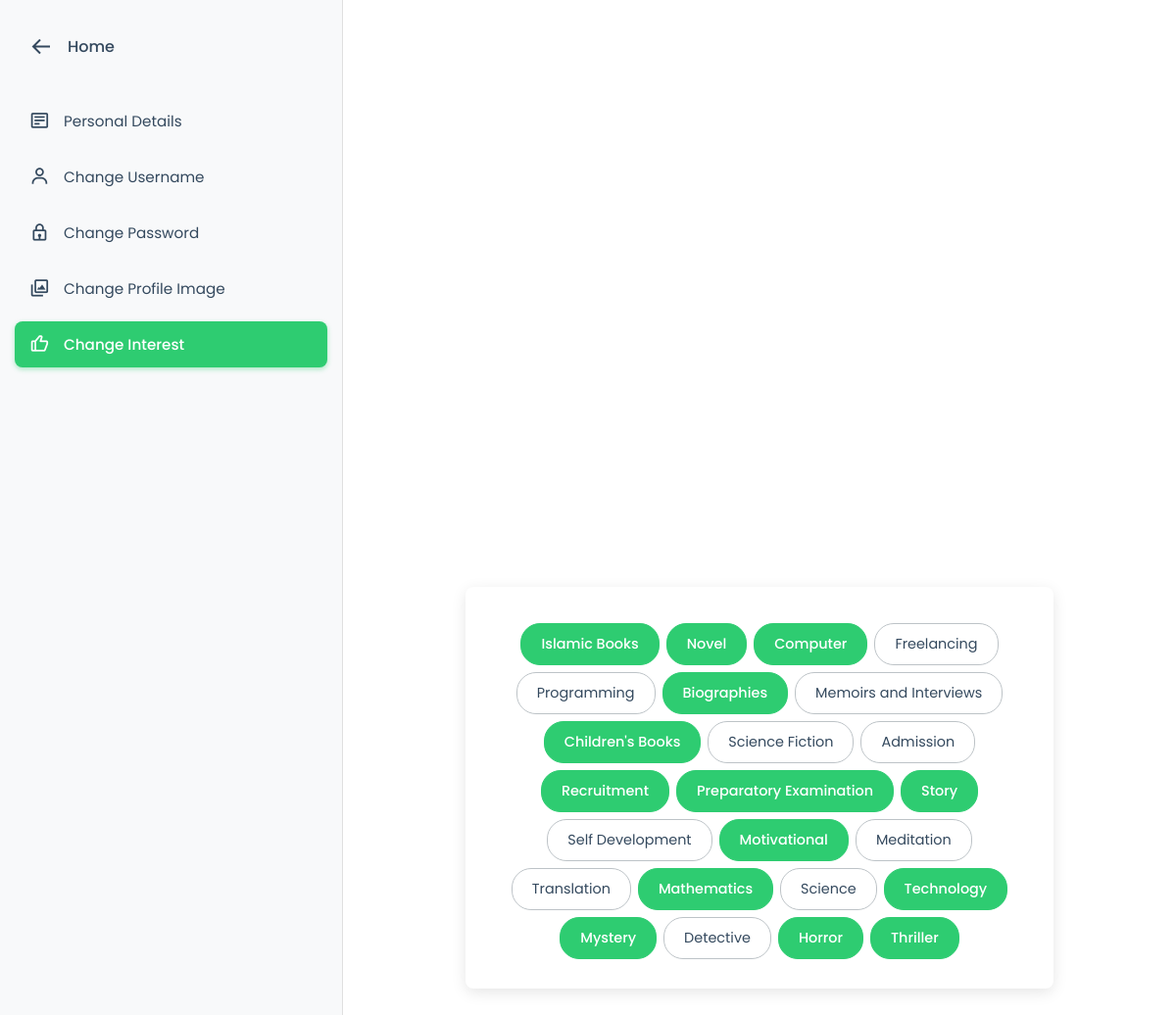
/account/account/update/interest (signed in), run on the app's committed database.
### book/models.py (models this page shows, shortened)
class Category(models.Model):
    name = models.CharField(max_length=100)
    description = models.TextField(null=True, blank=True)
    added_by = models.ForeignKey(User, on_delete=models.CASCADE, null=True, blank=True)
    is_active = models.BooleanField(default=False)

### users/views.py (the view)
# urls.py: path("account/update/interest", views.change_interest, name="change_interest"),
def change_interest(request):
    interests = Category.objects.values_list('name', flat=True)
    user_interests = request.user.profile.interests.values_list('name', flat=True)
    context = {
        'interests': interests,
        'user_interests': list(user_interests)
    }
    return render(request, "account/updateAccount/changeInterest.html", context)

### template/account/updateAccount/changeInterest.html (shortened to what this page needs)
<!DOCTYPE html>
<html lang="en">
<head>
    {% load static %}
    <link rel="stylesheet" href="{% static 'style/accountUpdate.css' %}">
    <link href='https://unpkg.com/boxicons@2.1.4/css/boxicons.min.css' rel='stylesheet'>
</head>
<body>
    <div class="sidePanel">
        <div class="backBtn">
            <i class='bx bx-arrow-back'></i>
            <a href="{% url 'mainHomePage' %}">Home</a>
        </div>
        <div class="mainBtns">
            <a href="{% url 'update_account' %}"><i class='bx bx-detail' ></i>Personal Details</a>
            <a href="{% url 'change_username' %}" ><i class='bx bx-user'></i>Change Username</a>
            <a href="{% url 'change_password' %}"><i class='bx bx-lock'></i>Change Password</a>
            <a href="{% url 'change_image' %}"><i class='bx bx-images' ></i>Change Profile Image</a>
            <a href="{% url 'change_interest' %}" class="backgroundWhite"><i class='bx bx-like' ></i>Change Interest</a>
        </div>
    </div>
    <div class="content">
        <div class="changeInterest">
            <div class="interestBox">
                {% for interest in interests %}
                    {% if interest in user_interests %}
                        <div class="boxes selectedBox" onclick="addInterest(this)">{{ interest }}</div>
                    {% else %}
                        <div class="boxes" onclick="addInterest(this)">{{ interest }}</div>
                    {% endif %}
                {% endfor %}
            </div>
        </div>
    </div>
</body>
</html>

### static/style/accountUpdate.css (style rules this page uses)
* { margin: 0; padding: 0; box-sizing: border-box; }
:root { --primary-color: #2ecc71; --primary-color-dark: #27ae60; --secondary-color: #ecf0f1; --text-color: #34495e; --text-color-light: #ffffff; --border-color: #bdc3c7; --error-color: #e74c3c; --success-color: var(--primary-color); --panel-bg: #f8f9fa; --content-bg: #ffffff; --shadow-color: rgba(0, 0, 0, 0.1); --font-primary: 'Poppins', 'Roboto', sans-serif; }
body { font-family: var(--font-primary); display: flex; min-height: 100vh; background-color: var(--secondary-color); color: var(--text-color); }
.sidePanel { width: 350px; background-color: var(--panel-bg); padding: 25px 15px; display: flex; flex-direction: column; border-right: 1px solid #e0e0e0; box-shadow: 2px 0 5px var(--shadow-color); transition: width 0.3s ease; }
.sidePanel .backBtn { display: flex; align-items: center; margin-bottom: 30px; padding: 10px 15px; border-radius: 8px; transition: background-color 0.3s ease; }
.sidePanel .backBtn i { font-size: 1.5rem; margin-right: 15px; color: var(--text-color); transition: transform 0.3s ease; }
.sidePanel .backBtn a { text-decoration: none; color: var(--text-color); font-size: 1rem; font-weight: 500; }
.sidePanel .mainBtns { display: flex; flex-direction: column; gap: 10px; }
.sidePanel .mainBtns a { display: flex; align-items: center; padding: 12px 15px; text-decoration: none; color: var(--text-color); border-radius: 8px; font-size: 0.95rem; font-weight: 400; transition: background-color 0.3s ease, color 0.3s ease, transform 0.2s ease; }
.sidePanel .mainBtns a i { font-size: 1.3rem; margin-right: 15px; width: 20px; text-align: center; transition: transform 0.3s ease; }
.sidePanel .mainBtns a.backgroundWhite { background-color: var(--primary-color); color: var(--text-color-light); font-weight: 500; box-shadow: 0 2px 5px rgba(46, 204, 113, 0.4); }
.sidePanel .mainBtns a.backgroundWhite i { color: var(--text-color-light); }
.content { flex-grow: 1; padding: 30px 40px; background-color: var(--content-bg); display: flex; justify-content: center; align-items: center; }
.changeProfile, .changePassword, .changeInterest, .personalDetail, .changeUsername { width: 100%; max-width: 600px; background-color: var(--content-bg); padding: 30px; border-radius: 8px; box-shadow: 0 4px 15px var(--shadow-color); animation: fadeIn 0.5s ease-in-out; }
.changeInterest .interestBox { display: flex; flex-wrap: wrap; gap: 7px; justify-content: center; padding: 7px; max-height: 350px; overflow-y: auto; max-width: 150%; scrollbar-width: thin; scrollbar-color: var(--primary-color) var(--secondary-color); }
.changeInterest .boxes { padding: 10px 20px; border: 1px solid var(--border-color); border-radius: 20px; cursor: pointer; transition: background-color 0.3s ease, color 0.3s ease, border-color 0.3s ease, transform 0.2s ease; font-size: 0.9rem; user-select: none; flex-shrink: 0; }
.changeInterest .boxes.selectedBox { background-color: var(--primary-color); color: var(--text-color-light); border-color: var(--primary-color); font-weight: 500; animation: popIn 0.3s ease; }

### data on the page
Category: name "Islamic Books"
Category: name "Novel"
Category: name "Computer"
Category: name "Freelancing"
Category: name "Programming"
Category: name "Biographies"
Category: name "Memoirs and Interviews"
Category: name "Children's Books"
Category: name "Science Fiction"
Category: name "Admission"
Category: name "Recruitment"
Category: name "Preparatory Examination"
Category: name "Story"
Category: name "Self Development"
Category: name "Motivational"
Category: name "Meditation"
Category: name "Translation"
Category: name "Mathematics"
Category: name "Science"
Category: name "Technology"
Category: name "Mystery"
Category: name "Detective"
Category: name "Horror"
Category: name "Thriller"
